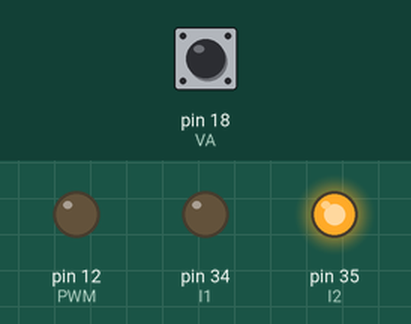
Recording of a sketch running on a simulated Arduino Mega 2560, built with avr-gcc and run on an emulated ATmega2560. On the bench: output pins drawn as LEDs (lit = HIGH). Inputs (shaded band) come from the test bench; at power-on: pin 18 (VA) HIGH. What the sketch prints to the serial monitor is not drawn.

Above: at 0.1 s.
At 1.2 s:
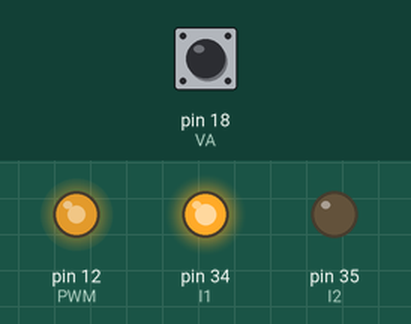
Timing chart, 0 to 6.5 s (numbered marks = the images above):
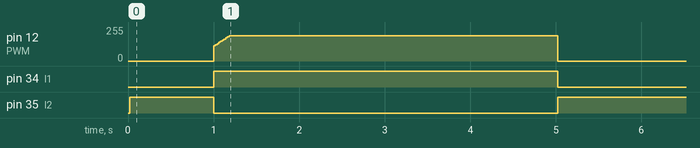

Measured:
- by itself, pin 12 (PWM): rises from 0/255 to 191/255 in 0.18 s, then falls to 0/255 in 3.8 s
- by itself, pin 34 (I1): LOW → HIGH at 1.0 s, → LOW 4.0 s later
- by itself, pin 35 (I2): LOW → HIGH at 0.02 s, → LOW 0.98 s later, → HIGH 4.0 s later

The sketch:

solution.ino
```cpp
#define DT 20// 5
#define VA 18
#define VB 31
#define I1 34
#define I2 35
#define PWM 12

volatile long compteur = 0;

float Kp = 0.01;
float Ki = 0.04;
float e_I = 0;

void setup() {
  // put your setup code here, to run once:
  Serial.begin(115200);
  Serial.println("Hello");
  pinMode(VA, INPUT_PULLUP);
  pinMode(VB, INPUT_PULLUP);

  pinMode(I1, OUTPUT);
  pinMode(I2, OUTPUT);
  pinMode(PWM, OUTPUT);
  attachInterrupt(digitalPinToInterrupt(VA), ISR_VA, RISING);
}


void Moteur(float voltage){
  voltage = constrain(voltage,-9.0, 9.0);
  if(voltage>0)
  {
    digitalWrite(I2,LOW);
    digitalWrite(I1,HIGH);
  }else{
    digitalWrite(I1,LOW);
    digitalWrite(I2,HIGH);
  }
  analogWrite(PWM, abs(voltage)*255.0/12.0);
}

void loop() {
  // put your main code here, to run repeatedly:
  unsigned long temps=0;
  static unsigned long temps_prec=0;

  temps = millis();
  while( (temps-temps_prec)<DT)
  {
    temps = millis();
  }
  temps_prec = temps;
  noInterrupts();
  long compteur_copy = compteur;
  interrupts();
  // Vitesse du moteur
  float v = getSpeed();
  // Référence de vitesse
  float v_r = consigne(temps);

  // Calcul de l'erreur
  float e = v_r - v;
  e_I += e * DT/1000;
  // Tension a appliquer
  float u = Kp*e + Ki*e_I;

  if (temps > 5000) {
    u = 0;
  }
  Moteur(u);
  Serial.print("t=");
  Serial.print(temps);
  Serial.print("    u=");
  Serial.print(u);
  Serial.print("    e=");
  Serial.print(v);
  Serial.print("-");
  Serial.print(v_r);
  Serial.print("=");
  Serial.print(e);
  Serial.print("    e_I");
  Serial.print(e_I);

  Serial.println(" ");
}

volatile long  t_ISR_last = 0;
volatile long  t_ISR = 0;

void ISR_VA(){
  if(digitalRead(VB)){
    compteur++;
  }else{
    compteur--;
  }
  t_ISR_last = t_ISR;
  t_ISR = micros();
}

float getSpeed(){
  float  t_ISR_last_copy;
  float  t_ISR_copy;
  noInterrupts();
  t_ISR_last_copy =t_ISR_last;
  t_ISR_copy = t_ISR;
  interrupts();
  if( t_ISR==t_ISR_last)
    return 0;
  else
    return (1.0/(t_ISR_copy-t_ISR_last_copy) )*1e6;
}

float consigne(float temps) {
  float v_r = 0;
  if(temps < 1000) {
    v_r = 0;
  }
  else if (temps<10000) {
    v_r = 500;
  }
  else if(temps>10000) {
    v_r = 0;
  }
  return v_r;
}
```
